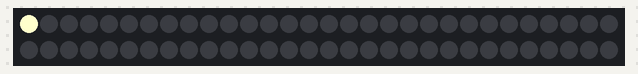
Recording of a sketch running on a simulated Arduino Uno, built with avr-gcc and run on an emulated ATmega328P. Shown: 60 RGB LEDs in strip order, left to right, continuing on the next row. Random numbers use the default seed unless the sketch sets one.

Above: at 0.17 s.
At 5.12 s:
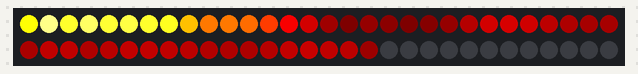
At 10.07 s:
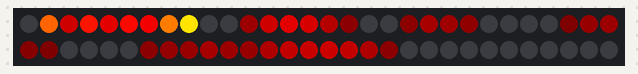
At 20.28 s:
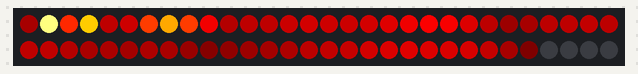
At 29.88 s:
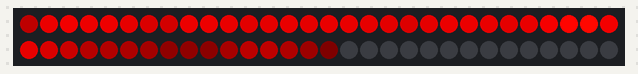
At 39.79 s:
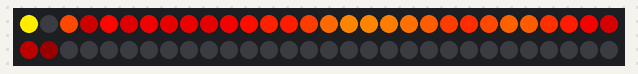

The sketch:

ValterFC_sk6812_flame_effect.ino
```cpp
#include <Adafruit_NeoPixel.h>
#define PIN 11
#define NUM_LEDS 60
// Parameter 1 = number of pixels in strip
// Parameter 2 = pin number (most are valid)
// Parameter 3 = pixel type flags, add together as needed:
//   NEO_KHZ800  800 KHz bitstream (most NeoPixel products w/WS2812 LEDs)
//   NEO_KHZ400  400 KHz (classic 'v1' (not v2) FLORA pixels, WS2811 drivers)
//   NEO_GRB     Pixels are wired for GRB bitstream (most NeoPixel products)
//   NEO_RGB     Pixels are wired for RGB bitstream (v1 FLORA pixels, not v2)
//   NEO_GRBW
//   NEO_RGBW
Adafruit_NeoPixel strip = Adafruit_NeoPixel(NUM_LEDS, PIN, NEO_GRBW + NEO_KHZ800);

#ifdef __AVR__
  #include <avr/power.h>
#endif

byte neopix_gamma[] = {
    0,  0,  0,  0,  0,  0,  0,  0,  0,  0,  0,  0,  0,  0,  0,  0,
    0,  0,  0,  0,  0,  0,  0,  0,  0,  0,  0,  0,  1,  1,  1,  1,
    1,  1,  1,  1,  1,  1,  1,  1,  1,  2,  2,  2,  2,  2,  2,  2,
    2,  3,  3,  3,  3,  3,  3,  3,  4,  4,  4,  4,  4,  5,  5,  5,
    5,  6,  6,  6,  6,  7,  7,  7,  7,  8,  8,  8,  9,  9,  9, 10,
   10, 10, 11, 11, 11, 12, 12, 13, 13, 13, 14, 14, 15, 15, 16, 16,
   17, 17, 18, 18, 19, 19, 20, 20, 21, 21, 22, 22, 23, 24, 24, 25,
   25, 26, 27, 27, 28, 29, 29, 30, 31, 32, 32, 33, 34, 35, 35, 36,
   37, 38, 39, 39, 40, 41, 42, 43, 44, 45, 46, 47, 48, 49, 50, 50,
   51, 52, 54, 55, 56, 57, 58, 59, 60, 61, 62, 63, 64, 66, 67, 68,
   69, 70, 72, 73, 74, 75, 77, 78, 79, 81, 82, 83, 85, 86, 87, 89,
   90, 92, 93, 95, 96, 98, 99,101,102,104,105,107,109,110,112,114,
  115,117,119,120,122,124,126,127,129,131,133,135,137,138,140,142,
  144,146,148,150,152,154,156,158,160,162,164,167,169,171,173,175,
  177,180,182,184,186,189,191,193,196,198,200,203,205,208,210,213,
215,218,220,223,225,228,231,233,236,239,241,244,247,249,252,255 };

void setup() {
  // This is for Trinket 5V 16MHz, you can remove these three lines if you are not using a Trinket
  #if defined (__AVR_ATtiny85__)
    if (F_CPU == 16000000) clock_prescale_set(clock_div_1);
  #endif
  // End of trinket special code

  strip.begin();
  strip.show(); // Initialize all pixels to 'off'
}

void showStrip() {
 #ifdef ADAFRUIT_NEOPIXEL_H
   // NeoPixel
   strip.show();
 #endif
 #ifndef ADAFRUIT_NEOPIXEL_H
   // FastLED
   FastLED.show();
 #endif
}

void setPixel(int Pixel, byte red, byte green, byte blue, byte white) {
  //if (white > 10) {
    white = 0; //10;
  //}

 #ifdef ADAFRUIT_NEOPIXEL_H
   // NeoPixel
   //strip.setPixelColor(Pixel, strip.Color(red, green, blue));
   strip.setPixelColor(Pixel, red, green, blue, white);
 #endif
 #ifndef ADAFRUIT_NEOPIXEL_H
   // FastLED
   leds[Pixel].r = red;
   leds[Pixel].g = green;
   leds[Pixel].b = blue;
 #endif
}

void setAll(byte red, byte green, byte blue, byte white) {
  for(int i = 0; i < NUM_LEDS; i++ ) {
    setPixel(i, red, green, blue, white);
  }
  showStrip();
}


void loop() {
  Fire(55,120,15);
}

void Fire(int Cooling, int Sparking, int SpeedDelay) {
  static byte heat[NUM_LEDS];
  int cooldown;

  // Step 1.  Cool down every cell a little
  for( int i = 0; i < NUM_LEDS; i++) {
    cooldown = random(0, ((Cooling * 10) / NUM_LEDS) + 2);

    if(cooldown>heat[i]) {
      heat[i]=0;
    } else {
      heat[i]=heat[i]-cooldown;
    }
  }

  // Step 2.  Heat from each cell drifts 'up' and diffuses a little
  for( int k= NUM_LEDS - 1; k >= 2; k--) {
    heat[k] = (heat[k - 1] + heat[k - 2] + heat[k - 2]) / 3;
  }

  // Step 3.  Randomly ignite new 'sparks' near the bottom
  if( random(255) < Sparking ) {
    int y = random(7);
    heat[y] = heat[y] + random(160,255);
    //heat[y] = random(160,255);
  }

  // Step 4.  Convert heat to LED colors
  for( int j = 0; j < NUM_LEDS; j++) {
    setPixelHeatColor(j, heat[j] );
  }

  showStrip();
  delay(SpeedDelay);
}

uint32_t j = 0;

void setPixelHeatColor (int Pixel, byte temperature) {
  // Scale 'heat' down from 0-255 to 0-191
  byte t192 = round((temperature/255.0)*191);

  // calculate ramp up from
  byte heatramp = t192 & 0x3F; // 0..63
  heatramp <<= 2; // scale up to 0..252

  // figure out which third of the spectrum we're in:
  if( t192 > 0x80) {                     // hottest
    setPixel(Pixel, 255, 255, heatramp, neopix_gamma[j]);
  } else if( t192 > 0x40 ) {             // middle
    setPixel(Pixel, 255, heatramp, 0, neopix_gamma[j]);
  } else {                               // coolest
    setPixel(Pixel, heatramp, 0, 0, neopix_gamma[j]);
  }

  j++;
  if (j > 255) {
    j = 0;
  }
}
```
